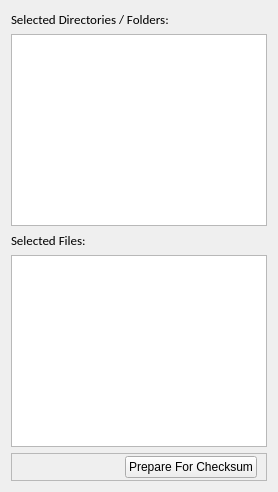
             <widget class="QWidget" name="page02_02">
              <layout class="QGridLayout" name="gridLayout_11">
               <item row="3" column="0">
                <widget class="QListWidget" name="listWidget_selectedFiles01">
                 <property name="editTriggers">
                  <set>QAbstractItemView::CurrentChanged|QAbstractItemView::DoubleClicked|QAbstractItemView::EditKeyPressed|QAbstractItemView::SelectedClicked</set>
                 </property>
                 <property name="selectionMode">
                  <enum>QAbstractItemView::MultiSelection</enum>
                 </property>
                </widget>
               </item>
               <item row="1" column="0">
                <widget class="QListWidget" name="listWidget_selectedDirs01">
                 <property name="sizePolicy">
                  <sizepolicy hsizetype="Expanding" vsizetype="Expanding">
                   <horstretch>0</horstretch>
                   <verstretch>0</verstretch>
                  </sizepolicy>
                 </property>
                 <property name="editTriggers">
                  <set>QAbstractItemView::CurrentChanged|QAbstractItemView::DoubleClicked|QAbstractItemView::EditKeyPressed|QAbstractItemView::SelectedClicked</set>
                 </property>
                 <property name="selectionMode">
                  <enum>QAbstractItemView::MultiSelection</enum>
                 </property>
                 <property name="selectionBehavior">
                  <enum>QAbstractItemView::SelectItems</enum>
                 </property>
                </widget>
               </item>
               <item row="0" column="0">
                <widget class="QLabel" name="label_selectedDirs01">
                 <property name="font">
                  <font>
                   <family>Calibri</family>
                   <pointsize>10</pointsize>
                  </font>
                 </property>
                 <property name="text">
                  <string>&lt;html&gt;&lt;head/&gt;&lt;body&gt;&lt;p&gt;Selected Directories / Folders:&lt;/p&gt;&lt;/body&gt;&lt;/html&gt;</string>
                 </property>
                </widget>
               </item>
               <item row="4" column="0">
                <widget class="QFrame" name="frame02_05">
                 <property name="sizePolicy">
                  <sizepolicy hsizetype="Preferred" vsizetype="Preferred">
                   <horstretch>0</horstretch>
                   <verstretch>0</verstretch>
                  </sizepolicy>
                 </property>
                 <property name="frameShape">
                  <enum>QFrame::StyledPanel</enum>
                 </property>
                 <property name="frameShadow">
                  <enum>QFrame::Raised</enum>
                 </property>
                 <layout class="QHBoxLayout" name="horizontalLayout_3">
                  <property name="topMargin">
                   <number>2</number>
                  </property>
                  <property name="bottomMargin">
                   <number>2</number>
                  </property>
                  <item>
                   <spacer name="horizontalSpacer02">
                    <property name="orientation">
                     <enum>Qt::Horizontal</enum>
                    </property>
                    <property name="sizeHint" stdset="0">
                     <size>
                      <width>40</width>
                      <height>20</height>
                     </size>
                    </property>
                   </spacer>
                  </item>
                  <item>
                   <widget class="QPushButton" name="pushButton_prepareChecksum01">
                    <property name="text">
                     <string>Prepare For Checksum</string>
                    </property>
                   </widget>
                  </item>
                 </layout>
                </widget>
               </item>
               <item row="2" column="0">
                <widget class="QLabel" name="label_selectedFiles01">
                 <property name="font">
                  <font>
                   <family>Calibri</family>
                   <pointsize>10</pointsize>
                  </font>
                 </property>
                 <property name="text">
                  <string>&lt;html&gt;&lt;head/&gt;&lt;body&gt;&lt;p&gt;Selected Files:&lt;/p&gt;&lt;/body&gt;&lt;/html&gt;</string>
                 </property>
                </widget>
               </item>
              </layout>
             </widget>
